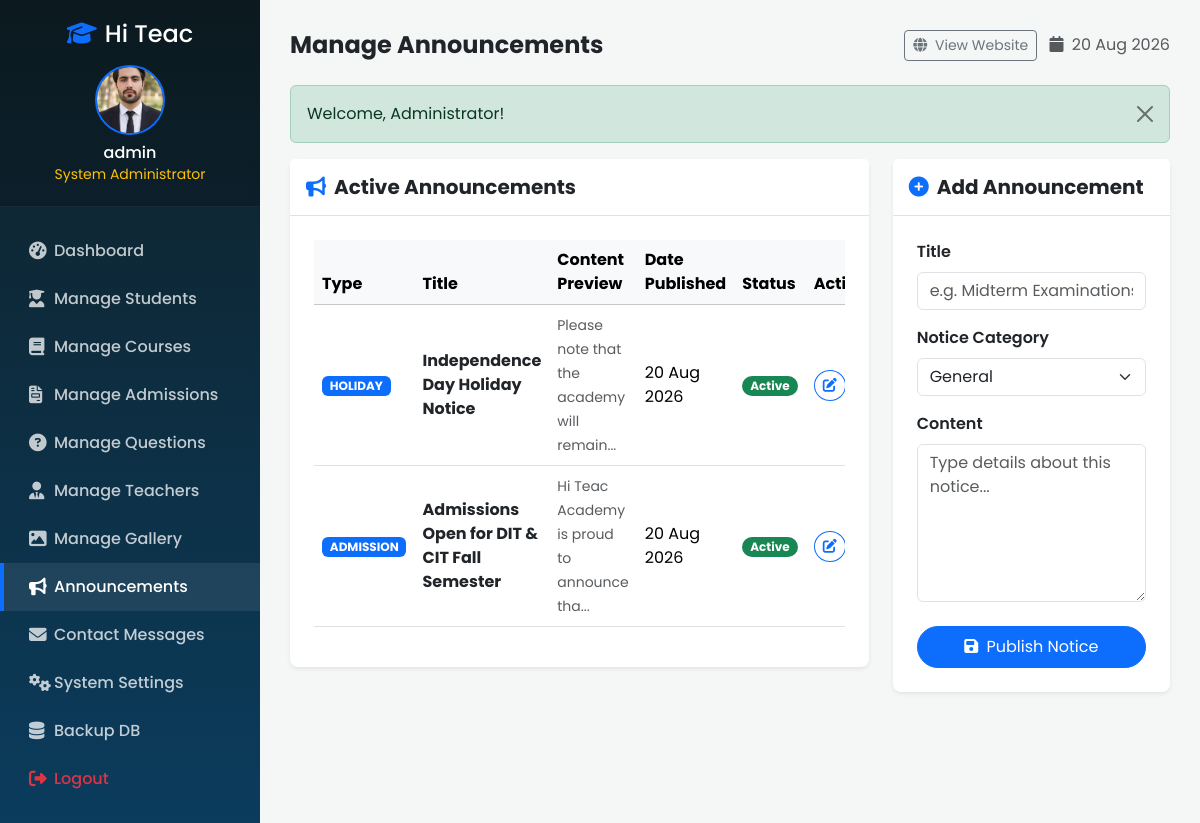
The page /admin/announcements.php (signed in) on the database its author committed.
### tables this page shows
CREATE TABLE `announcements` (
  `id` INT AUTO_INCREMENT PRIMARY KEY,
  `title` VARCHAR(200) NOT NULL,
  `content` TEXT NOT NULL,
  `type` VARCHAR(50) DEFAULT 'General',  
  `status` VARCHAR(20) DEFAULT 'Active',
  `created_at` TIMESTAMP DEFAULT CURRENT_TIMESTAMP
);

### admin/announcements.php (the view, shortened to what this page needs)
<?php
require_once dirname(__DIR__) . '/config/config.php';
try {
    $announcements = $pdo->query("SELECT * FROM announcements ORDER BY id DESC")->fetchAll();
} catch (PDOException $e) {
    $announcements = [];
}
include dirname(__DIR__) . '/includes/admin_header.php';
?>
<div class="row g-4">
    <div class="col-lg-8">
        <div class="card border-0 shadow-sm rounded-3">
            <div class="card-header bg-white py-3 border-bottom">
                <h5 class="fw-bold mb-0 text-dark"><i class="fa fa-bullhorn text-primary me-2"></i>Active Announcements</h5>
            </div>
            <div class="card-body p-4">
                <?php if (empty($announcements)): ?>
                    <p class="text-muted text-center py-5">No notices registered.</p>
                <?php else: ?>
                    <div class="table-responsive">
                        <table class="table table-hover align-middle">
                            <thead class="table-light">
                                <tr>
                                    <th>Type</th>
                                    <th>Title</th>
                                    <th>Content Preview</th>
                                    <th>Date Published</th>
                                    <th>Status</th>
                                    <th>Actions</th>
                                </tr>
                            </thead>
                            <tbody>
                                <?php foreach ($announcements as $announce): ?>
                                    <tr>
                                        <td>
                                            <span class="badge bg-primary text-uppercase"><?php echo sanitize($announce['type']); ?></span>
                                        </td>
                                        <td><span class="fw-bold text-dark"><?php echo sanitize($announce['title']); ?></span></td>
                                        <td><span class="small text-muted"><?php echo sanitize(substr($announce['content'], 0, 40)); ?>...</span></td>
                                        <td><?php echo format_date($announce['created_at'], 'd M Y'); ?></td>
                                        <td>
                                            <span class="badge bg-<?php echo ($announce['status'] === 'Active') ? 'success' : 'secondary'; ?> px-2 py-1 rounded-pill">
                                                <?php echo $announce['status']; ?>
                                            </span>
                                        </td>
                                        <td>
                                            <div class="d-flex gap-1">
                                                <button class="btn btn-sm btn-outline-primary rounded-circle btn-edit-announcement"
                                                        data-id="<?php echo $announce['id']; ?>"
                                                        data-title="<?php echo sanitize($announce['title']); ?>"
                                                        data-content="<?php echo sanitize($announce['content']); ?>"
                                                        data-type="<?php echo $announce['type']; ?>"
                                                        data-status="<?php echo $announce['status']; ?>">
                                                    <i class="fa fa-edit"></i>
                                                </button>
                                            </div>
                                        </td>
                                    </tr>
                                <?php endforeach; ?>
                            </tbody>
                        </table>
                    </div>
                <?php endif; ?>
            </div>
        </div>
    </div>
    <div class="col-lg-4">
        <div class="card border-0 shadow-sm rounded-3">
            <div class="card-header bg-white py-3 border-bottom">
                <h5 class="fw-bold mb-0 text-dark" id="form-title-ann"><i class="fa fa-plus-circle text-primary me-2"></i>Add Announcement</h5>
            </div>
            <div class="card-body p-4">
                <form id="annForm" action="" method="POST">
                    <div class="mb-3">
                        <label for="title" class="form-label fw-semibold">Title</label>
                        <input type="text" class="form-control" id="title" name="title" required placeholder="e.g. Midterm Examinations Schedule">
                    </div>
                    <div class="mb-3">
                        <label for="type" class="form-label fw-semibold">Notice Category</label>
                        <select class="form-select" id="type" name="type" required>
                            <option value="General">General</option>
                        </select>
                    </div>
                    <div class="mb-4">
                        <label for="content" class="form-label fw-semibold">Content</label>
                        <textarea class="form-control" id="content" name="content" rows="6" required placeholder="Type details about this notice..."></textarea>
                    </div>
                    <div class="d-grid gap-2">
                        <button type="submit" id="btn-submit-ann" name="add_announcement" class="btn btn-primary rounded-pill py-2 text-white">
                            <i class="fa fa-save me-1"></i> Publish Notice
                        </button>
                    </div>
                </form>
            </div>
        </div>
    </div>
</div>
<?php require_once dirname(__DIR__) . '/includes/admin_footer.php'; ?>

### assets/css/style.css (style rules this page uses)
:root { --primary-color: #0d6efd; --primary-hover: #0b5ed7; --dark-accent: #0f2027; --navy-blue: #0b3c5d; --light-blue: #328cc1; --bg-light: #f8f9fa; --text-dark: #212529; --text-muted: #6c757d; --transition-speed: 0.3s; }
body { font-family: 'Poppins', sans-serif; color: var(--text-dark); background-color: #ffffff; overflow-x: hidden; }

### rows shown on the page
announcements: type "HOLIDAY", title "Independence Day Holiday Notice", content "Please note that the academy will remain", created_at "20 Aug 2026", status "Active"
announcements: type "ADMISSION", title "Admissions Open for DIT & CIT Fall Semester", content "Hi Teac Academy is proud to announce tha", created_at "20 Aug 2026", status "Active"

### other values the page prints
$_SESSION['admin_username'] "admin"
$page_title "Manage Announcements"
$msg['message'] "Welcome, Administrator!"
